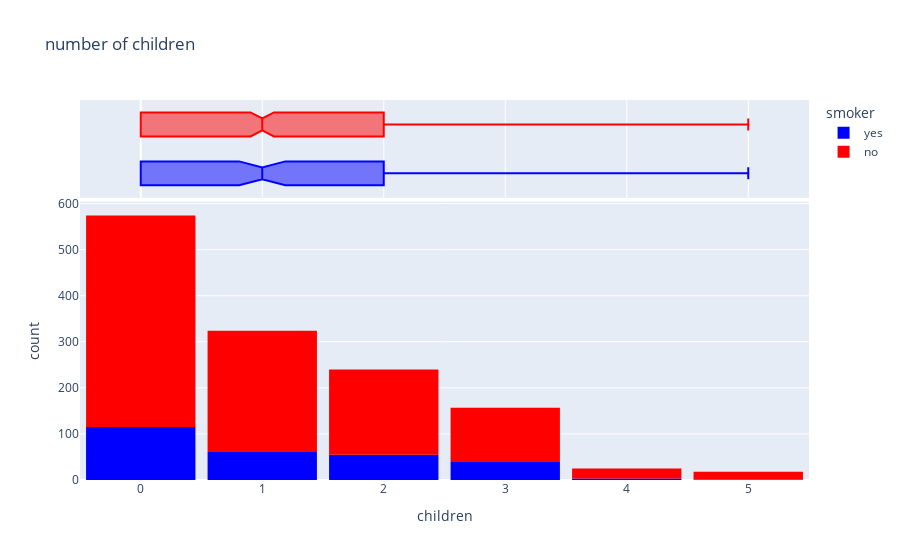

Notebook cell for this chart:
### Code cell
fig3 = px.histogram(medical_df,x='children',marginal='box',color='smoker',color_discrete_sequence=['blue','red'],title='number of children')
fig3.update_layout(bargap=0.1)
fig3.show()

### Figure 1 — Plotly figure (JSON) as saved in the notebook; plotly's stock layout.template omitted (floating-point values rounded to 4 significant figures; data arrays with more than 128 entries replaced by an {"elided": "..."} marker saying what was removed)
{"data": [{"bingroup": "x", "hovertemplate": "smoker=yes<br>children=%{x}<br>count=%{y}<extra></extra>", "legendgroup": "yes", "marker": {"color": "blue", "pattern": {"shape": ""}}, "name": "yes", "orientation": "v", "showlegend": true, "type": "histogram", "x": {"elided": "274 int values"}, "xaxis": "x", "yaxis": "y"}, {"hovertemplate": "smoker=yes<br>children=%{x}<extra></extra>", "legendgroup": "yes", "marker": {"color": "blue"}, "name": "yes", "notched": true, "showlegend": false, "type": "box", "x": {"elided": "274 int values"}, "xaxis": "x2", "yaxis": "y2"}, {"bingroup": "x", "hovertemplate": "smoker=no<br>children=%{x}<br>count=%{y}<extra></extra>", "legendgroup": "no", "marker": {"color": "red", "pattern": {"shape": ""}}, "name": "no", "orientation": "v", "showlegend": true, "type": "histogram", "x": {"elided": "1064 int values"}, "xaxis": "x", "yaxis": "y"}, {"hovertemplate": "smoker=no<br>children=%{x}<extra></extra>", "legendgroup": "no", "marker": {"color": "red"}, "name": "no", "notched": true, "showlegend": false, "type": "box", "x": {"elided": "1064 int values"}, "xaxis": "x2", "yaxis": "y2"}], "layout": {"bargap": 0.1, "barmode": "relative", "legend": {"title": {"text": "smoker"}, "tracegroupgap": 0}, "title": {"text": "number of children"}, "xaxis": {"anchor": "y", "domain": [0, 1], "title": {"text": "children"}}, "xaxis2": {"anchor": "y2", "domain": [0, 1], "matches": "x", "showgrid": true, "showticklabels": false}, "yaxis": {"anchor": "x", "domain": [0, 0.7326], "title": {"text": "count"}}, "yaxis2": {"anchor": "x2", "domain": [0.7426, 1], "matches": "y2", "showgrid": false, "showline": false, "showticklabels": false, "ticks": ""}}}
